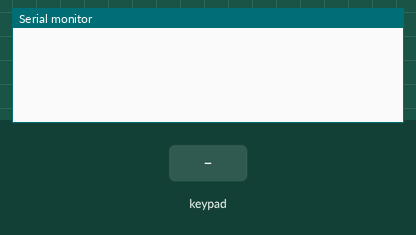
Recording of a sketch running on a simulated Arduino Uno, built with avr-gcc and run on an emulated ATmega328P. On the bench: the last lines printed to the serial monitor. Inputs (shaded band) come from the test bench.

Above: at 1.2 s.
1.3 s: key '1' pressed
At 2.5 s:
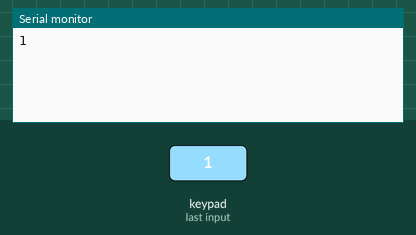
2.8 s: keypad keys 1 2 1 5 1 4 # pressed 0.4 s apart
At 5.8 s:
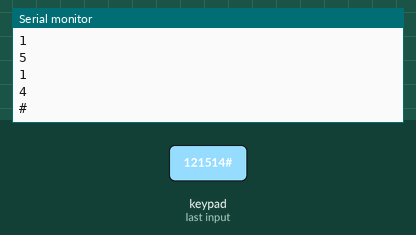
7.1 s: key 'A' pressed
At 8.3 s:
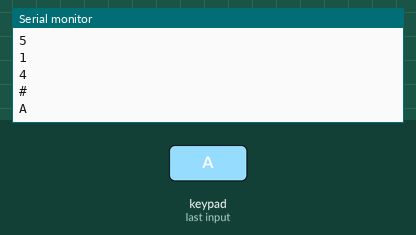
8.6 s: keypad keys 1 2 1 5 1 4 * pressed 0.4 s apart
At 12.4 s:
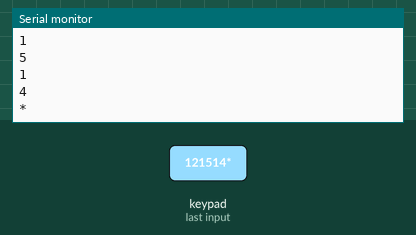
12.9 s: key 'B' pressed
At 14.1 s:
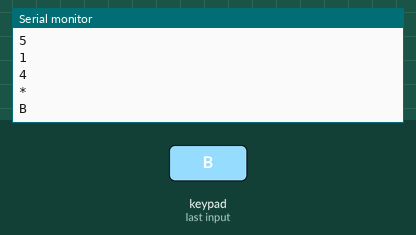
14.4 s: keypad keys 1 2 1 5 1 4 D pressed 0.4 s apart
At 18.0 s:
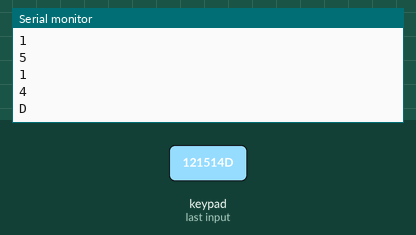
Timing chart, 0 to 19.5 s (numbered marks = the images above; inputs shaded):
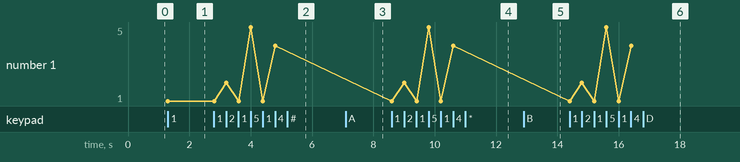

Measured:
- after the input at 1.3 s, the serial monitor: prints a new line at once (image 1)
- after the input at 2.8 s, the serial monitor: prints a new line after 0.41 s (image 2)
- after the input at 7.1 s, the serial monitor: prints a new line at once (image 3)
- after the input at 8.6 s, the serial monitor: prints a new line at once (image 4)
- after the input at 12.9 s, the serial monitor: prints a new line at once (image 5)
- after the input at 14.4 s, the serial monitor: prints a new line at once (image 6)
- plotted number 1: 1 → 4 after the input at 2.8 s

The sketch:

testKeypadBasic_S3.ino
```cpp
#include <Keypad.h>

const byte ROWS = 4; //four rows
const byte COLS = 4; //four columns
char keys[ROWS][COLS] = {
  {'1', '2', '3', 'A'},
  {'4', '5', '6', 'B'},
  {'7', '8', '9', 'C'},
  {'*', '0', '#', 'D'}
};
byte rowPins[ROWS] = {1, 2, 15, 14};
byte colPins[COLS] = {4, 5, 6, 7};

Keypad keypad = Keypad(makeKeymap(keys), rowPins, colPins, ROWS, COLS);

void setup() {
  Serial.begin(115200);
}

void loop() {
  char key = keypad.getKey();
  if (key) {
    Serial.println(key);
  }
}
```
